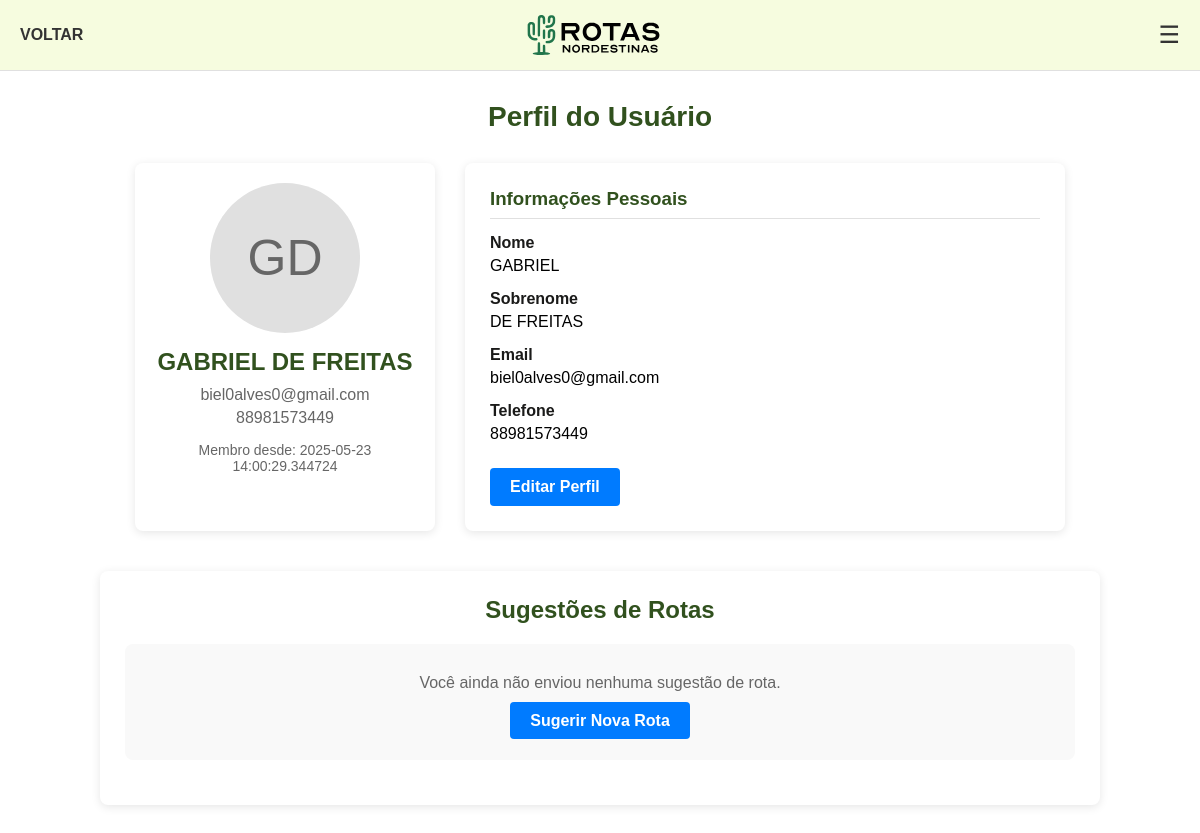
Page /perfil (signed in) on the earlier database version.
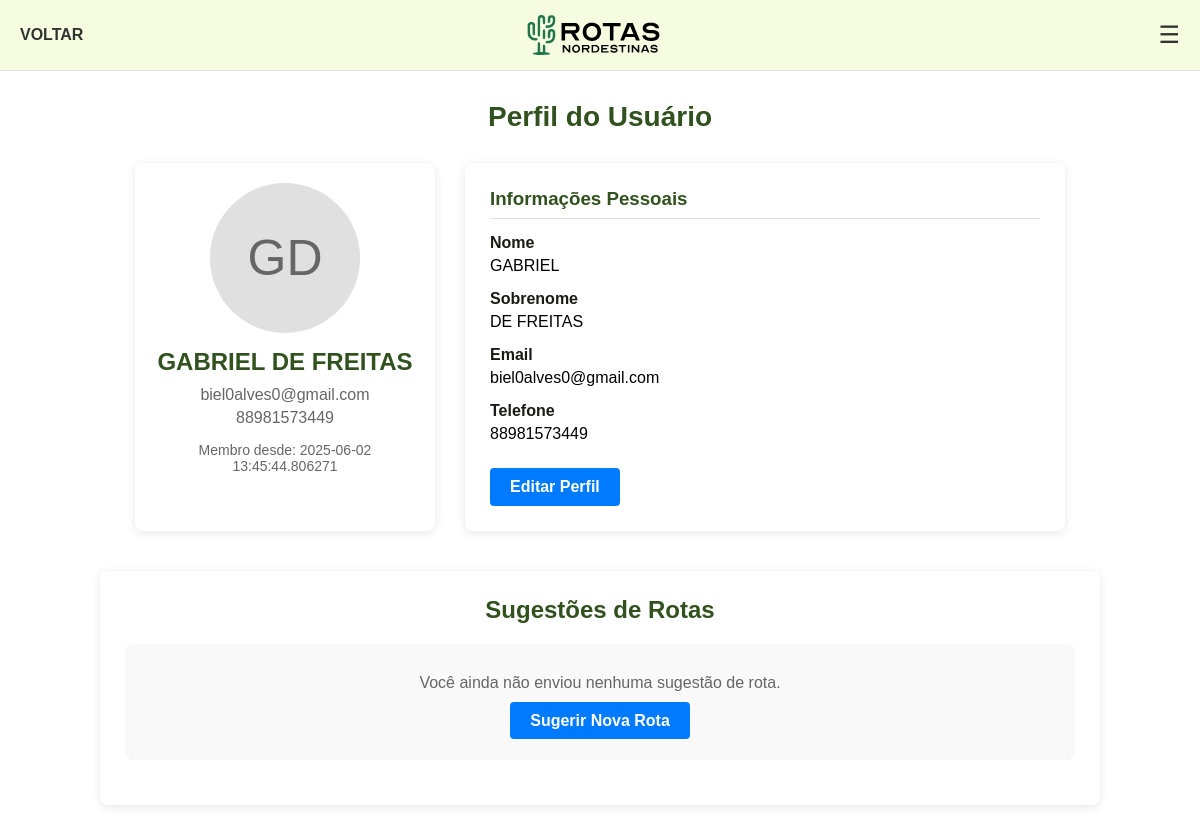
Same page on the later database version.
### app/models.py (models this page shows, shortened)
class Usuario(db.Model):
    __tablename__ = 'usuarios'
    id = db.Column(db.Integer, primary_key=True, autoincrement=True)
    nome = db.Column(db.String(100), nullable=False)
    sobrenome = db.Column(db.String(100), nullable=False)
    strikes = db.Column(db.Integer, default=0)
    banido = db.Column(db.Boolean, default=False)
    telefone = db.Column(db.String(15), nullable=False)
    email = db.Column(db.String(120), unique=True, nullable=False)
    usuario = db.Column(db.String(120), unique=True, nullable=False)
    senha_hash = db.Column(db.String(256), nullable=False)
    role = db.Column(db.String(100), nullable=False, default='user')
    data_cadastro = db.Column(db.DateTime, default=datetime.utcnow)
    feedbacks = db.relationship('Feedback', backref='autor', lazy=True)
    sugestoes = db.relationship('Sugestao', backref='autor', lazy=True)

### app/app.py (the view)
@app.route('/perfil')
def perfil():
    if 'usuario_id' not in session:
        return redirect(url_for('login'))
    usuario = Usuario.query.get(session['usuario_id'])
    if usuario.role == 'admin':
        sugestoes_pendentes = Sugestao.query.filter_by(status='pendente').all()
        sugestoes_aprovadas = Sugestao.query.filter_by(status='aprovada').all()
        sugestoes_rejeitadas = Sugestao.query.filter_by(status='rejeitada').all()
        feedbacks_denunciados = db.session.query(Feedback, db.func.count(Denuncia.id).label('num_denuncias'))\
            .join(Denuncia, Denuncia.feedback_id == Feedback.id)\
            .group_by(Feedback.id)\
            .order_by(db.desc('num_denuncias'))\
            .all()
        usuarios_banidos = Usuario.query.filter_by(banido=True).all()
        return render_template('global/perfil.html',
                              usuario=usuario,
                              sugestoes_pendentes=sugestoes_pendentes,
                              sugestoes_aprovadas=sugestoes_aprovadas,
                              sugestoes_rejeitadas=sugestoes_rejeitadas,
                              feedbacks_denunciados=feedbacks_denunciados,
                              usuarios_banidos=usuarios_banidos)
    else:
        sugestoes_usuario = Sugestao.query.filter_by(usuario_id=usuario.id).order_by(Sugestao.data_criacao.desc()).all()
        return render_template('global/perfil.html',
                              usuario=usuario,
                              sugestoes_usuario=sugestoes_usuario)

### app/app.py (called while the page is built)
@app.before_request
def verificar_autenticacao():
    rotas_liberadas = [
        'home', 'login', 'cadastro', 'static', 'load_modal',
        'como_chegar', 'atividades', 'pontos_turisticos',
        'dicas', 'cidade', 'recife', 'global_template',
        'render_dynamic_template', 'main', 'banido'
    ]
    endpoint = request.endpoint
    if endpoint not in rotas_liberadas:
        usuario_id = session.get('usuario_id')
        if not usuario_id:
            flash('Você precisa estar logado para acessar esta página.', 'warning')
            return redirect(url_for('home'))
        usuario = db.session.get(Usuario, usuario_id)
        if usuario and usuario.banido:
            flash('Sua conta está banida. Acesso negado.', 'danger')
            return redirect(url_for('banido'))

@app.context_processor
def inject_user():
    usuario = None
    if 'usuario_id' in session:
        try:
            usuario_id = session['usuario_id']
            usuario = Usuario.query.get(usuario_id)
        except Exception as e:
            print(f"Erro ao carregar usuário: {e}")
            session.pop('usuario_id', None)
    return dict(usuario=usuario)

### app/templates/global/perfil.html (shortened to what the changed rows need)
{% extends "base.html" %}
{% block extra_css %}
<link rel="stylesheet" href="{{ url_for('static', filename='styles/partials/main/main.css') }}">
<link rel="stylesheet" href="{{ url_for('static', filename='styles/global/global.css') }}">
<link rel="stylesheet" href="{{ url_for('static', filename='styles/components/toast.css') }}">
<link href="https://unpkg.com/boxicons@2.1.4/css/boxicons.min.css" rel="stylesheet">
<link rel="stylesheet" href="{{ url_for('static', filename='styles/profile.css') }}">
{% endblock %}
{% block content %}
    <div class="container">
        <h1 class="page-title">Perfil do Usuário</h1>
        <div class="profile-container">
            <div class="profile-sidebar">
                <div class="profile-pic">
                    <span>{{ usuario.nome[0] }}{{ usuario.sobrenome[0] }}</span>
                </div>
                <div class="profile-info">
                    <h2>{{usuario.nome}} {{usuario.sobrenome}}</h2>
                    <p>{{usuario.email}}</p>
                    <p>{{usuario.telefone}}</p>
                    <p class="member-since">Membro desde: {{usuario.data_cadastro}}</p>
                </div>
            </div>
            <form action="{{ url_for('atualizar_perfil') }}" method="POST" class="profile-content view-mode" id="profileForm">
                <div class="profile-section">
                    <div class="form-group">
                        <label for="nome">Nome</label>
                        <span class="static-field">{{usuario.nome}}</span>
                    </div>
                    <div class="form-group">
                        <label for="sobrenome">Sobrenome</label>
                        <span class="static-field">{{usuario.sobrenome}}</span>
                    </div>
                    <div class="form-group">
                        <label for="email">Email</label>
                        <span class="static-field">{{usuario.email}}</span>
                    </div>
                    <div class="form-group">
                        <label for="telefone">Telefone</label>
                        <span class="static-field">{{usuario.telefone}}</span>
                    </div>
                </div>
            </form>
        </div>
    </div>
<div class="suggestions-section">
    <h2 class="section-title">Sugestões de Rotas</h2>
</div>
{% endblock %}

Differences in the rows shown:
changed Usuario "GABRIEL": data_cadastro "2025-05-23 14:00:29.344724" → "2025-06-02 13:45:44.806271"
